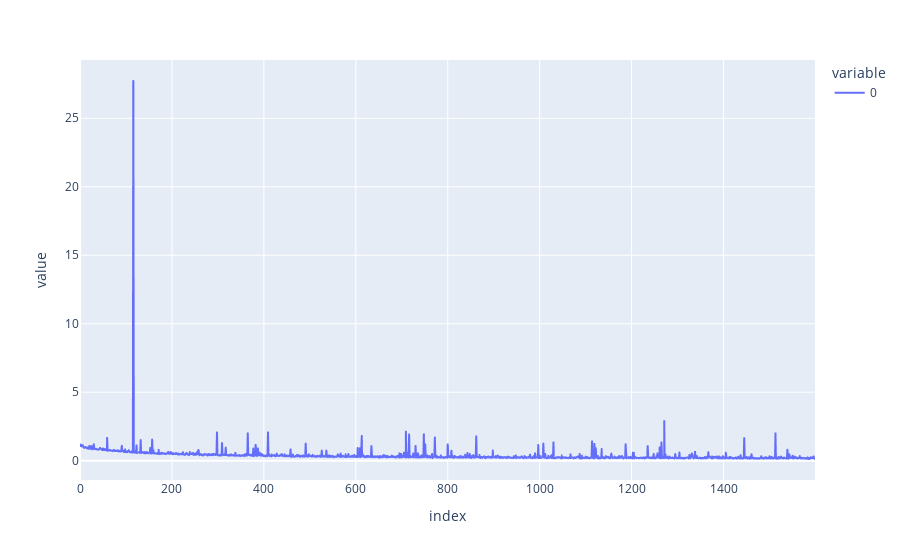

The notebook cell saved with this chart:
### Markdown cell above
## Modelling

### Code cell
L, x0, x1, x0_train, x0_test, x1_train, x1_test = as_tensors(*load_brain_data(combinatorial_laplacian=False))

c = 0.1 
sigma = 0.1
sde = HeatBMTSDE(L=L, c=c, sigma=sigma)
ot_solver = EntropicOTSolver(sde=sde, normalize_variance=False)
# model = GCN(L)
model = ResidualNN(data_dim=x0.shape[-1])


training_losses = train(sde, ot_solver, model, x0_train[:200], x1_train[:200], num_epochs=100, batch_size=64, num_samples_per_epoch=1024, lr=0.001)
px.line(training_losses)

### Figure 1 — Plotly figure (JSON) as saved in the notebook; plotly's stock layout.template omitted (floating-point values rounded to 4 significant figures; data arrays with more than 128 entries replaced by an {"elided": "..."} marker saying what was removed)
{"data": [{"hovertemplate": "variable=0<br>index=%{x}<br>value=%{y}<extra></extra>", "legendgroup": "0", "line": {"color": "#636efa", "dash": "solid"}, "marker": {"symbol": "circle"}, "mode": "lines", "name": "0", "showlegend": true, "type": "scattergl", "x": {"elided": "1600 int values"}, "xaxis": "x", "y": {"elided": "1600 float values"}, "yaxis": "y"}], "layout": {"legend": {"title": {"text": "variable"}, "tracegroupgap": 0}, "margin": {"t": 60}, "xaxis": {"anchor": "y", "domain": [0, 1], "title": {"text": "index"}}, "yaxis": {"anchor": "x", "domain": [0, 1], "title": {"text": "value"}}}}
